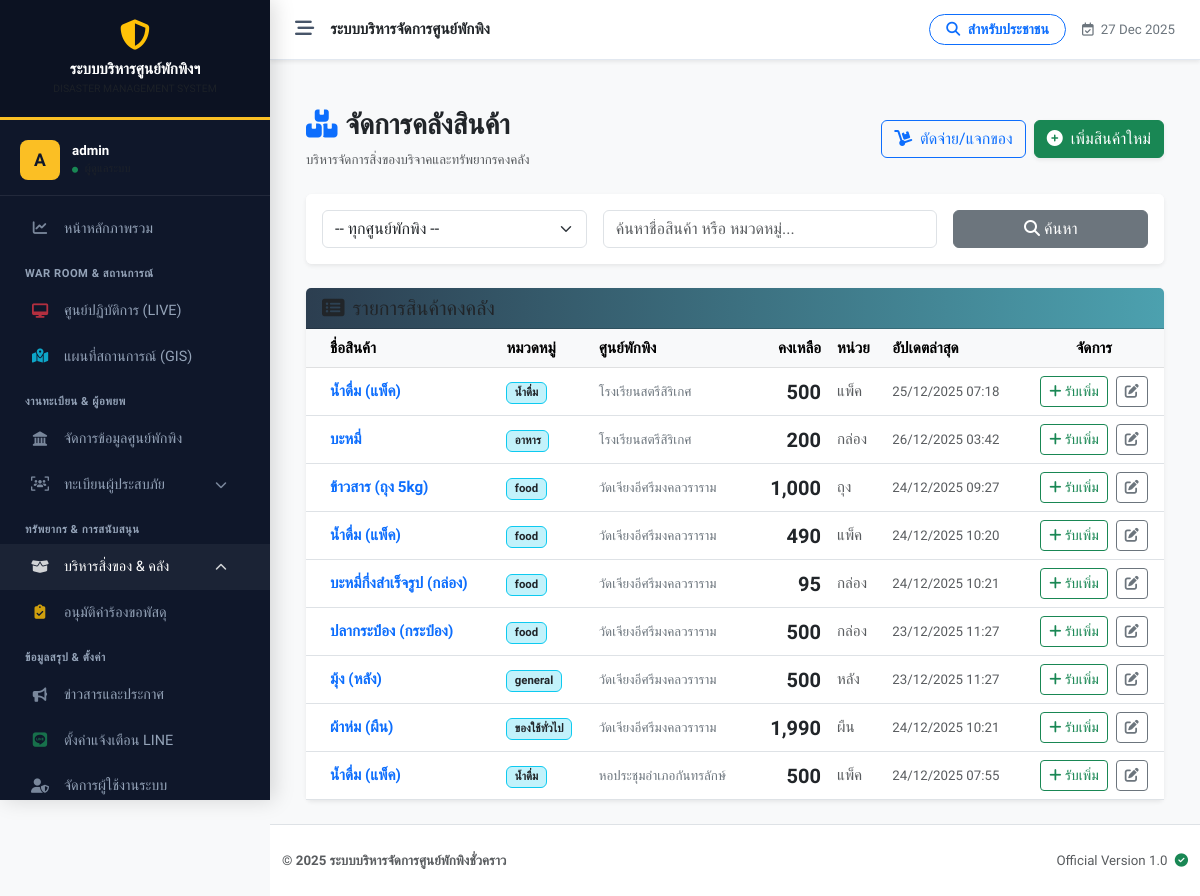
Page /inventory_list.php (signed in) on the earlier database version.
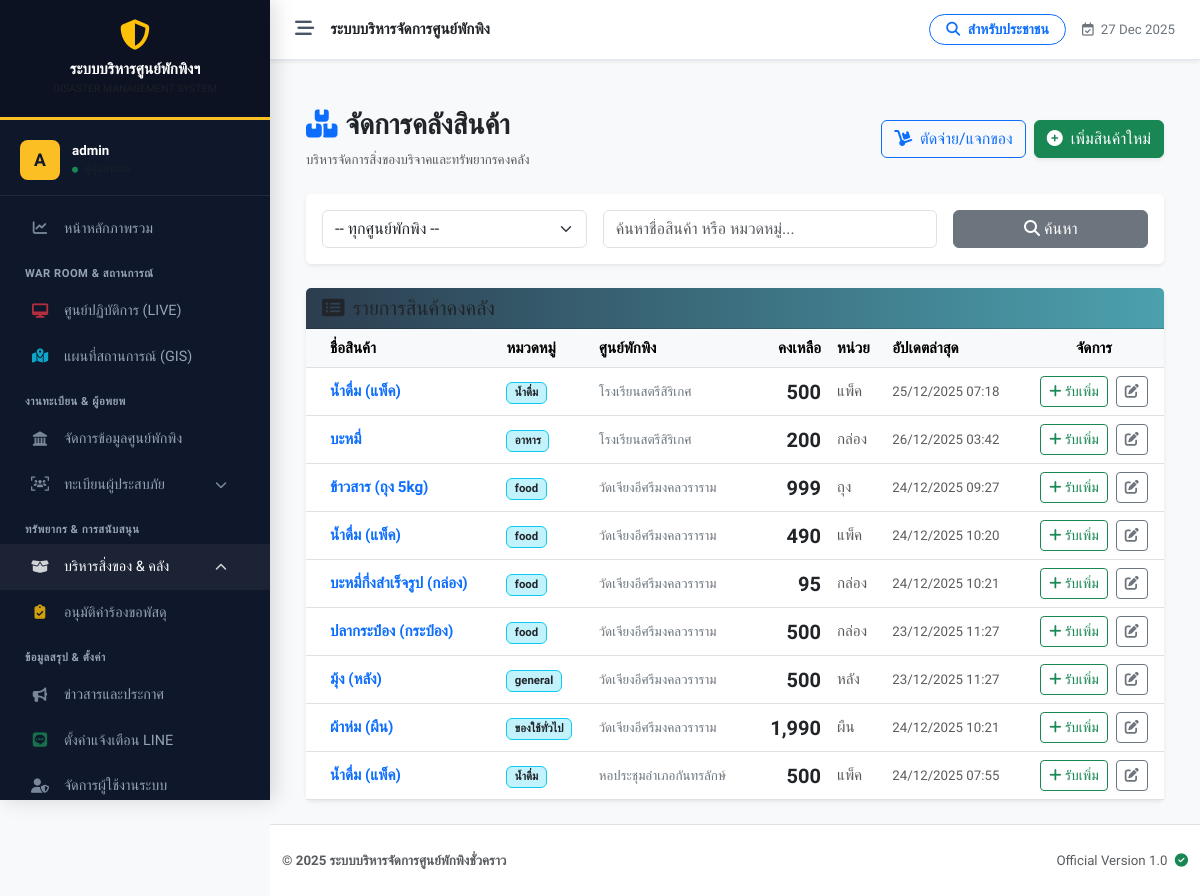
Same page on the later database version.
### tables this page shows
CREATE TABLE `inventory` (
  `id` int(11) NOT NULL,
  `shelter_id` int(11) NOT NULL,
  `item_name` varchar(100) NOT NULL,
  `quantity` int(11) NOT NULL DEFAULT 0,
  `unit` varchar(20) NOT NULL,
  `last_updated` timestamp NOT NULL DEFAULT current_timestamp(),
  `category` varchar(50) DEFAULT 'general'
);

CREATE TABLE `shelters` (
  `id` int(11) NOT NULL,
  `incident_id` int(11) NOT NULL COMMENT 'ผูกกับเหตุการณ์ไหน',
  `name` varchar(200) NOT NULL COMMENT 'ชื่อศูนย์',
  `location` text NOT NULL COMMENT 'ที่ตั้ง',
  `district` varchar(100) DEFAULT NULL,
  `province` varchar(100) DEFAULT NULL,
  `latitude` decimal(10,8) DEFAULT NULL,
  `longitude` decimal(11,8) DEFAULT NULL,
  `capacity` int(11) NOT NULL DEFAULT 0 COMMENT 'ความจุสูงสุด',
  `contact_person` varchar(255) DEFAULT NULL,
  `contact_phone` varchar(20) DEFAULT NULL,
  `status` enum('open','full','closed') NOT NULL DEFAULT 'open',
  `last_updated` datetime DEFAULT NULL,
  `created_at` datetime DEFAULT current_timestamp()
);

### inventory_list.php (the view, shortened to what the changed rows need)
<?php
require_once 'config/db.php';
$role = $_SESSION['role'];
$my_shelter_id = $_SESSION['shelter_id'] ?? 0;
$shelter_id = ($role === 'admin') ? ($_GET['shelter_id'] ?? '') : $my_shelter_id;
$params = [];
$where = " WHERE 1=1 ";
$sql = "SELECT i.*, s.name as shelter_name
        FROM inventory i
        JOIN shelters s ON i.shelter_id = s.id
        $where
        ORDER BY i.shelter_id, i.category, i.item_name";
$stmt = $pdo->prepare($sql);
$stmt->execute($params);
$inventory = $stmt->fetchAll();
?>
<!DOCTYPE html>
<html lang="th">
<head>
    <link rel="stylesheet" href="https://cdnjs.cloudflare.com/ajax/libs/font-awesome/6.4.0/css/all.min.css">
</head>
<body class="bg-light">
<?php include 'includes/header.php'; ?>
<div class="container mt-4">
    <div class="card shadow-sm border-0">
        <div class="card-body p-0">
            <div class="table-responsive">
                <table class="table table-hover align-middle mb-0">
                    <thead class="table-light">
                        <tr>
                            <th class="ps-4">ชื่อสินค้า</th>
                            <th>หมวดหมู่</th>
                            <?php if(!$shelter_id): ?><th>ศูนย์พักพิง</th><?php endif; ?>
                            <th class="text-end">คงเหลือ</th>
                            <th>หน่วย</th>
                            <th>อัปเดตล่าสุด</th>
                            <th class="text-center">จัดการ</th>
                        </tr>
                    </thead>
                    <tbody>
                        <?php if (empty($inventory)): ?>
                            <tr><td colspan="8" class="text-center py-5 text-muted">ไม่พบข้อมูลสินค้า</td></tr>
                        <?php else: ?>
                            <?php foreach ($inventory as $item):
                                $isLowStock = $item['quantity'] < 10;
                                $rowClass = $isLowStock ? 'bg-low-stock' : '';
                                $itemJson = htmlspecialchars(json_encode($item), ENT_QUOTES, 'UTF-8');
                            ?>
                            <tr class="<?php echo $rowClass; ?>">
                                <td class="ps-4 fw-bold text-primary">
                                    <?php echo htmlspecialchars($item['item_name']); ?>
                                </td>
                                <td><span class="badge bg-info text-dark bg-opacity-25 border border-info"><?php echo htmlspecialchars($item['category']); ?></span></td>
                                <?php if(!$shelter_id): ?>
                                    <td><small class="text-secondary"><?php echo htmlspecialchars($item['shelter_name']); ?></small></td>
                                <?php endif; ?>
                                <td class="text-end fs-5 fw-bold text-dark"><?php echo number_format($item['quantity']); ?></td>
                                <td class="text-muted"><?php echo htmlspecialchars($item['unit']); ?></td>
                                <td class="text-muted small"><?php echo date('d/m/Y H:i', strtotime($item['last_updated'])); ?></td>
                                <td class="text-center">
                                    <button class="btn btn-sm btn-outline-success me-1"
                                            onclick='openRestockModal(<?php echo $itemJson; ?>)'
                                            title="รับเพิ่ม">
                                        <i class="fas fa-plus"></i> รับเพิ่ม
                                    </button>
                                    <button class="btn btn-sm btn-outline-secondary"
                                            onclick='openEditModal(<?php echo $itemJson; ?>)'
                                            title="แก้ไข">
                                        <i class="fas fa-edit"></i>
                                    </button>
                                </td>
                            </tr>
                            <?php endforeach; ?>
                        <?php endif; ?>
                    </tbody>
                </table>
            </div>
        </div>
    </div>
</div>
<?php include 'includes/footer.php'; ?>
</body>
</html>

Differences in the rows shown:
changed inventory "ข้าวสาร (ถุง 5kg)": quantity "1,000" → "999"
